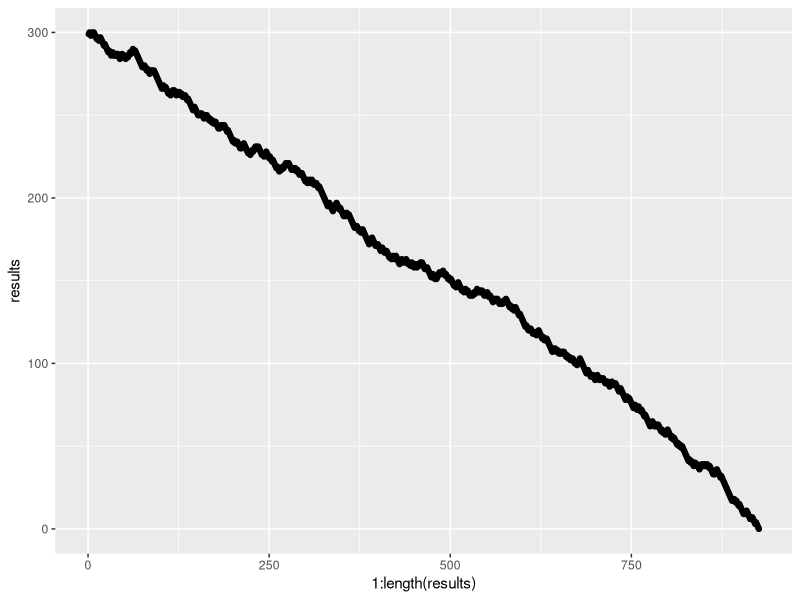
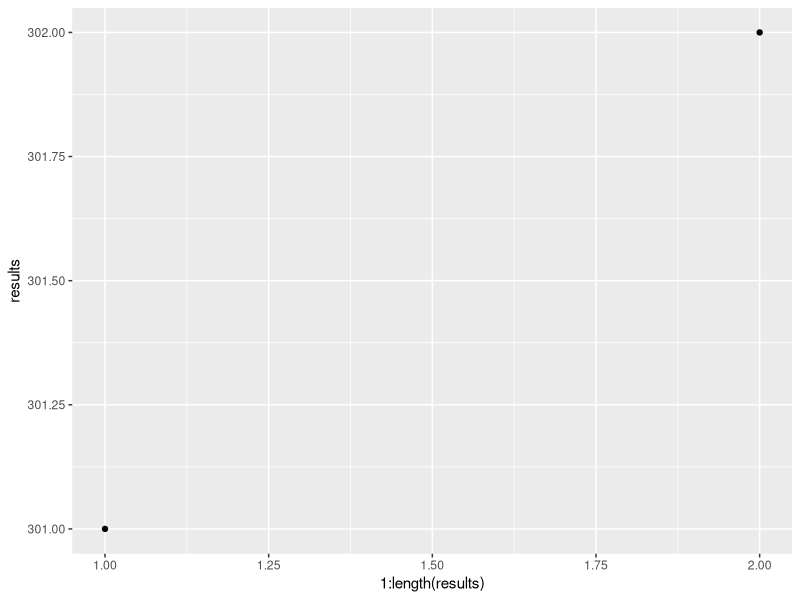

Recreate these plots in R, in order.
## ---- chunk 1
iterations = 1000   #number of rounds
amount = 300    #original balance
resultCounts = vector()   #vector of results
maxValue = amount + 2   #max value of amount before simulation ends
## ---- chunk 2
simulation = function(amt){
  
  amt = amt + sample(c(1, -1), 1, prob = c(1/3, 2/3))   #generates 1/-1 and adds to amt
  
  if(amt == maxValue){  #checks to see if the gambler is ahead
    return(1)
  } else if(amt == 0){  #checks to see if the gambler lost all money
    return(0)
  }
  
  return(simulation(amt))   #recursive call
}
## ---- chunk 3
set.seed(6)
for(i in 1:iterations){
  resultCounts[i] = simulation(amount)
}

mean(resultCounts)
## ---- chunk 4
library(ggplot2)
amountTrack = vector()
## ---- chunk 5
trackResults = function(amt, amtTrack){
  
  amt = amt + sample(c(1, -1), 1, prob = c(1/3, 2/3))   #generates 1/-1 and adds to amt
  amtTrack = c(amtTrack, amt)   #adds new value of amt to amtTrack
  if(amt == maxValue | amt == 0){   #boundary condition
    return(amtTrack)
    } 
  return(trackResults(amt, amtTrack))
}
## ---- chunk 6
set.seed(2)
results = trackResults(amount, amountTrack)
qplot(x = 1:length(results), y = results , geom = "point")
## ---- chunk 7
set.seed(78)
results = trackResults(amount, amountTrack)
qplot(x = 1:length(results), y = results , geom = "point")
